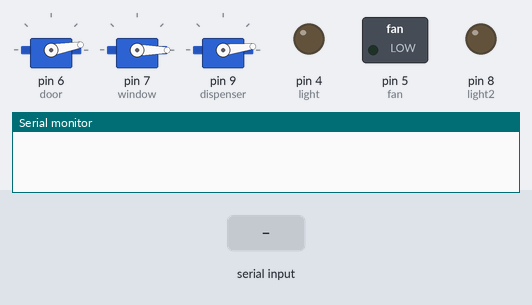
The sketch below on a simulated Arduino Uno, built with avr-gcc and run on an emulated ATmega328P. Shown: 3 × servo, switched loads named in the sketch (green lamp = pin HIGH), output pins drawn as LEDs (lit = HIGH), the last lines printed to the serial monitor. The inputs (shaded band) are chosen by the test bench.

Above: at 1.2 s.
1.3 s: "light on" received over the second serial link
At 3.4 s:
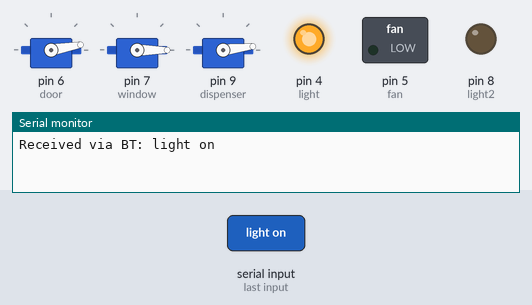
3.8 s: "light to on" received over the second serial link
At 5.4 s:
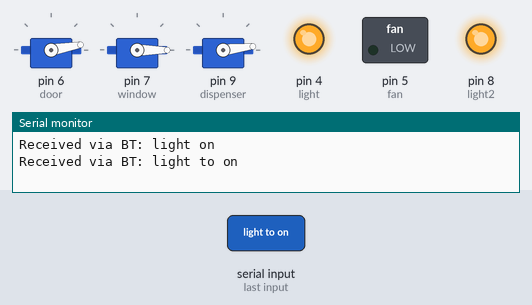
6.3 s: "light off" received over the second serial link
At 8.5 s:
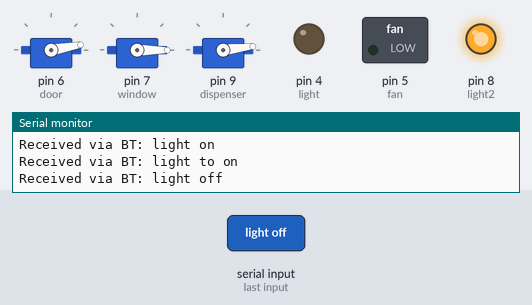
8.8 s: "fan on" received over the second serial link
At 10.6 s:
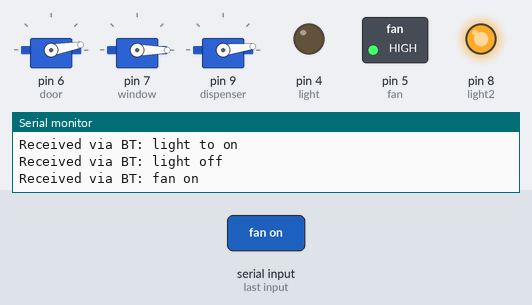
11.3 s: "light to off" received over the second serial link
At 13.2 s:
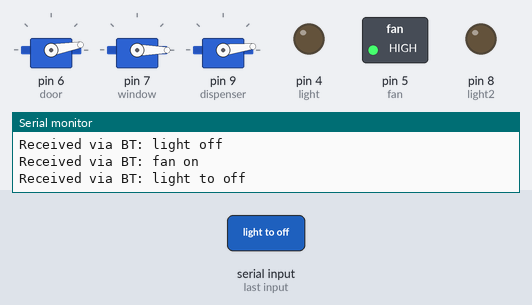
13.8 s: "light on" received over the second serial link
At 15.2 s:
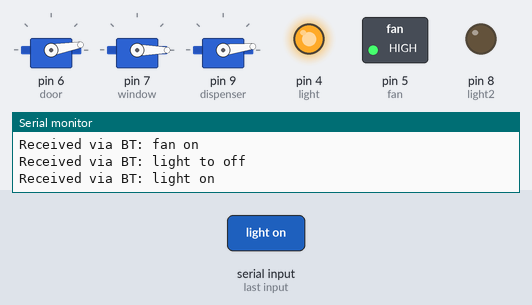
Timing chart, 0 to 16.8 s (numbered marks = the images above; inputs shaded):
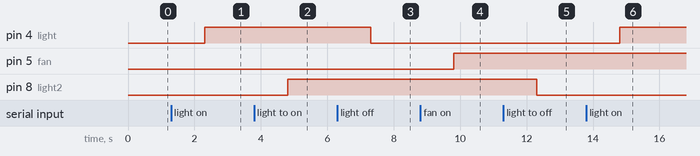

The sketch:

room_1.ino
```cpp
#include <Servo.h>
#include <SoftwareSerial.h>

// Define Bluetooth module pins
SoftwareSerial btSerial(2, 3);  // RX, TX

// Define servos
Servo door, window, dispenser;

//// Store current angle
//int door = -1;
//int window = -1;

int light=4;
int fan=5;
int light2=8;

// Track last command
String lastCommand = "";
bool stateChanged = false;

void setup() {
  Serial.begin(9600);
  btSerial.begin(9600);

 pinMode(light,OUTPUT);
  pinMode(fan,OUTPUT);
 pinMode(light2,OUTPUT);

  door.attach(6);
  door.write(10);
  window.attach(7);
  window.write(0);
  dispenser.attach(9);
  dispenser.write(7);

}

void loop() {
  if (btSerial.available()) {
    String command = btSerial.readString();
    command.trim();

    Serial.println("Received via BT: " + command);

    if (command != lastCommand) {
      lastCommand = command;
      stateChanged = true;

       if (command == "light on") {
       digitalWrite(light,HIGH);
       } else if (command == "light off" || command == "light of" ) {
       digitalWrite(light,LOW);
       }else if (command == "light to on" ) {
       digitalWrite(light2,HIGH);
       }else if (command == "light to off" || command == "light to of" ) {
       digitalWrite(light2,LOW);
       }else if (command == "fan on" ) {
       digitalWrite(fan,HIGH);
       }else if (command == "fan of" || command == "fan off" ) {
       digitalWrite(fan,LOW);
       }else if (command == "door open" ) {
       door.write(110);
       }else if (command == "door close" ) {
       door.write(10);
       }else if (command == "window open" ) {
       window.write(180);
       }else if (command == "window close" ) {
       window.write(0);
       }else if (command == "dispenser open" ) {
       dispenser.write(100);
       }else if (command == "dispenser close" ) {
       dispenser.write(7);
       }else {
       Serial.println("Unknown command.");
       stateChanged = false;
      }
    }
  }


  delay(15);
}
```

Measured:
- after the input at 1.3 s, pin 4 (light): LOW → HIGH after 1.0 s
- after the input at 3.8 s, pin 8 (light2): LOW → HIGH after 1.0 s
- after the input at 6.3 s, pin 4 (light): HIGH → LOW after 1.0 s
- after the input at 8.8 s, pin 5 (fan): LOW → HIGH after 1.0 s
- after the input at 11.3 s, pin 8 (light2): HIGH → LOW after 1.0 s
- after the input at 13.8 s, pin 4 (light): LOW → HIGH after 1.0 s
